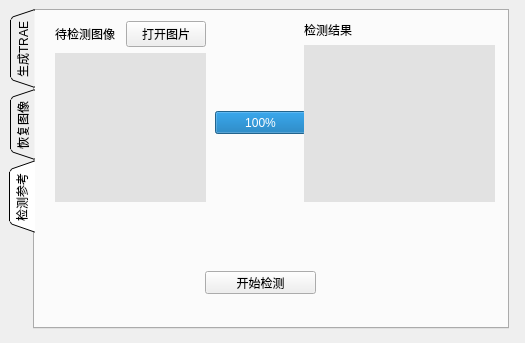
<?xml version="1.0" encoding="UTF-8"?>
<ui version="4.0">
 <class>Form</class>
 <widget class="QWidget" name="Form">
  <property name="geometry">
   <rect>
    <x>0</x>
    <y>0</y>
    <width>525</width>
    <height>343</height>
   </rect>
  </property>
  <property name="windowTitle">
   <string>Form</string>
  </property>
  <widget class="QTabWidget" name="tabWidget">
   <property name="geometry">
    <rect>
     <x>9</x>
     <y>9</y>
     <width>500</width>
     <height>320</height>
    </rect>
   </property>
   <property name="sizePolicy">
    <sizepolicy hsizetype="Preferred" vsizetype="Preferred">
     <horstretch>0</horstretch>
     <verstretch>0</verstretch>
    </sizepolicy>
   </property>
   <property name="minimumSize">
    <size>
     <width>500</width>
     <height>0</height>
    </size>
   </property>
   <property name="maximumSize">
    <size>
     <width>16777215</width>
     <height>16777215</height>
    </size>
   </property>
   <property name="tabPosition">
    <enum>QTabWidget::West</enum>
   </property>
   <property name="tabShape">
    <enum>QTabWidget::Triangular</enum>
   </property>
   <property name="currentIndex">
    <number>2</number>
   </property>
   <widget class="QWidget" name="tab">
    <attribute name="title">
     <string>生成TRAE</string>
    </attribute>
    <widget class="QPushButton" name="btn_tab1_generateTRAE">
     <property name="geometry">
      <rect>
       <x>170</x>
       <y>280</y>
       <width>111</width>
       <height>23</height>
      </rect>
     </property>
     <property name="text">
      <string>开始生成TRAE</string>
     </property>
    </widget>
    <widget class="QProgressBar" name="progBar_tab1">
     <property name="enabled">
      <bool>true</bool>
     </property>
     <property name="geometry">
      <rect>
       <x>180</x>
       <y>100</y>
       <width>91</width>
       <height>23</height>
      </rect>
     </property>
     <property name="value">
      <number>24</number>
     </property>
    </widget>
    <widget class="QWidget" name="layoutWidget">
     <property name="geometry">
      <rect>
       <x>280</x>
       <y>10</y>
       <width>151</width>
       <height>181</height>
      </rect>
     </property>
     <layout class="QVBoxLayout" name="verticalLayout_2">
      <item>
       <layout class="QHBoxLayout" name="horizontalLayout_2">
        <item>
         <widget class="QLabel" name="label_tab1_TRAEImgText">
          <property name="text">
           <string>TRAE图像</string>
          </property>
         </widget>
        </item>
        <item>
         <widget class="QPushButton" name="btn_tab1_saveImg">
          <property name="text">
           <string>保存图片</string>
          </property>
         </widget>
        </item>
       </layout>
      </item>
      <item>
       <widget class="QLabel" name="label_tab1_TRAEImg">
        <property name="sizePolicy">
         <sizepolicy hsizetype="Minimum" vsizetype="Minimum">
          <horstretch>150</horstretch>
          <verstretch>150</verstretch>
         </sizepolicy>
        </property>
        <property name="autoFillBackground">
         <bool>false</bool>
        </property>
        <property name="styleSheet">
         <string notr="true">background-color: rgb(226, 226, 226);</string>
        </property>
        <property name="text">
         <string/>
        </property>
        <property name="scaledContents">
         <bool>true</bool>
        </property>
       </widget>
      </item>
     </layout>
    </widget>
    <widget class="QWidget" name="layoutWidget">
     <property name="geometry">
      <rect>
       <x>20</x>
       <y>10</y>
       <width>151</width>
       <height>181</height>
      </rect>
     </property>
     <layout class="QVBoxLayout" name="verticalLayout" stretch="0,0">
      <item>
       <layout class="QHBoxLayout" name="horizontalLayout">
        <item>
         <widget class="QLabel" name="label_tab1_oriImgText">
          <property name="text">
           <string>原始图像</string>
          </property>
         </widget>
        </item>
        <item>
         <widget class="QPushButton" name="btn_tab1_openImg">
          <property name="text">
           <string>打开图片</string>
          </property>
         </widget>
        </item>
       </layout>
      </item>
      <item>
       <widget class="QLabel" name="label_tab1_oriImg">
        <property name="enabled">
         <bool>true</bool>
        </property>
        <property name="sizePolicy">
         <sizepolicy hsizetype="Minimum" vsizetype="Minimum">
          <horstretch>150</horstretch>
          <verstretch>150</verstretch>
         </sizepolicy>
        </property>
        <property name="autoFillBackground">
         <bool>false</bool>
        </property>
        <property name="styleSheet">
         <string notr="true">background-color: rgb(226, 226, 226);</string>
        </property>
        <property name="text">
         <string/>
        </property>
        <property name="scaledContents">
         <bool>true</bool>
        </property>
       </widget>
      </item>
     </layout>
    </widget>
    <widget class="QWidget" name="layoutWidget">
     <property name="geometry">
      <rect>
       <x>20</x>
       <y>210</y>
       <width>191</width>
       <height>40</height>
      </rect>
     </property>
     <layout class="QVBoxLayout" name="verticalLayout_3">
      <item>
       <widget class="QLabel" name="label_tab1_inputMsgText">
        <property name="text">
         <string>嵌入信息</string>
        </property>
       </widget>
      </item>
      <item>
       <widget class="QLineEdit" name="lineEdit_tab1_msg">
        <property name="placeholderText">
         <string>输入不超过17位的a~z字符串...</string>
        </property>
       </widget>
      </item>
     </layout>
    </widget>
   </widget>
   <widget class="QWidget" name="tab_2">
    <attribute name="title">
     <string>恢复图像</string>
    </attribute>
    <widget class="QPushButton" name="btn_tab2_recover">
     <property name="geometry">
      <rect>
       <x>170</x>
       <y>279</y>
       <width>111</width>
       <height>23</height>
      </rect>
     </property>
     <property name="text">
      <string>开始恢复图像</string>
     </property>
    </widget>
    <widget class="QProgressBar" name="progBar_tab2">
     <property name="enabled">
      <bool>true</bool>
     </property>
     <property name="geometry">
      <rect>
       <x>180</x>
       <y>100</y>
       <width>91</width>
       <height>23</height>
      </rect>
     </property>
     <property name="value">
      <number>100</number>
     </property>
    </widget>
    <widget class="QWidget" name="layoutWidget">
     <property name="geometry">
      <rect>
       <x>260</x>
       <y>220</y>
       <width>191</width>
       <height>40</height>
      </rect>
     </property>
     <layout class="QVBoxLayout" name="verticalLayout_4">
      <item>
       <widget class="QLabel" name="label_tab2_extractMsgText">
        <property name="text">
         <string>提取信息</string>
        </property>
       </widget>
      </item>
      <item>
       <widget class="QLineEdit" name="lineEdit_tab2_extractMsg">
        <property name="enabled">
         <bool>false</bool>
        </property>
        <property name="readOnly">
         <bool>true</bool>
        </property>
        <property name="placeholderText">
         <string>提取不超过17位的a~z字符串...</string>
        </property>
       </widget>
      </item>
     </layout>
    </widget>
    <widget class="QWidget" name="layoutWidget">
     <property name="geometry">
      <rect>
       <x>20</x>
       <y>10</y>
       <width>151</width>
       <height>181</height>
      </rect>
     </property>
     <layout class="QVBoxLayout" name="verticalLayout_5">
      <item>
       <layout class="QHBoxLayout" name="horizontalLayout_3">
        <item>
         <widget class="QLabel" name="label_tab2_TRAEImgText">
          <property name="text">
           <string>TRAE图像</string>
          </property>
         </widget>
        </item>
        <item>
         <widget class="QPushButton" name="btn_tab2_openImg">
          <property name="text">
           <string>打开图片</string>
          </property>
         </widget>
        </item>
       </layout>
      </item>
      <item>
       <widget class="QLabel" name="label_tab2_TRAEImg">
        <property name="sizePolicy">
         <sizepolicy hsizetype="Minimum" vsizetype="Minimum">
          <horstretch>150</horstretch>
          <verstretch>150</verstretch>
         </sizepolicy>
        </property>
        <property name="autoFillBackground">
         <bool>false</bool>
        </property>
        <property name="styleSheet">
         <string notr="true">background-color: rgb(226, 226, 226);</string>
        </property>
        <property name="text">
         <string/>
        </property>
        <property name="scaledContents">
         <bool>true</bool>
        </property>
       </widget>
      </item>
     </layout>
    </widget>
    <widget class="QWidget" name="layoutWidget">
     <property name="geometry">
      <rect>
       <x>280</x>
       <y>10</y>
       <width>151</width>
       <height>181</height>
      </rect>
     </property>
     <layout class="QVBoxLayout" name="verticalLayout_6">
      <item>
       <layout class="QHBoxLayout" name="horizontalLayout_4">
        <item>
         <widget class="QLabel" name="label_tab2_recoveredImgText">
          <property name="text">
           <string>恢复图像</string>
          </property>
         </widget>
        </item>
        <item>
         <widget class="QPushButton" name="btn_tab2_saveImg">
          <property name="text">
           <string>保存图片</string>
          </property>
         </widget>
        </item>
       </layout>
      </item>
      <item>
       <widget class="QLabel" name="label_tab2_recoveredImg">
        <property name="sizePolicy">
         <sizepolicy hsizetype="Minimum" vsizetype="Minimum">
          <horstretch>150</horstretch>
          <verstretch>150</verstretch>
         </sizepolicy>
        </property>
        <property name="autoFillBackground">
         <bool>false</bool>
        </property>
        <property name="styleSheet">
         <string notr="true">background-color: rgb(226, 226, 226);</string>
        </property>
        <property name="text">
         <string/>
        </property>
        <property name="scaledContents">
         <bool>true</bool>
        </property>
       </widget>
      </item>
     </layout>
    </widget>
   </widget>
   <widget class="QWidget" name="tab_3">
    <attribute name="title">
     <string>检测参考</string>
    </attribute>
    <widget class="QPushButton" name="btn_tab3_test">
     <property name="geometry">
      <rect>
       <x>170</x>
       <y>260</y>
       <width>111</width>
       <height>23</height>
      </rect>
     </property>
     <property name="text">
      <string>开始检测</string>
     </property>
    </widget>
    <widget class="QProgressBar" name="progBar_tab3">
     <property name="enabled">
      <bool>true</bool>
     </property>
     <property name="geometry">
      <rect>
       <x>180</x>
       <y>100</y>
       <width>91</width>
       <height>23</height>
      </rect>
     </property>
     <property name="value">
      <number>100</number>
     </property>
    </widget>
    <widget class="QWidget" name="layoutWidget">
     <property name="geometry">
      <rect>
       <x>20</x>
       <y>10</y>
       <width>151</width>
       <height>181</height>
      </rect>
     </property>
     <layout class="QVBoxLayout" name="verticalLayout_7">
      <item>
       <layout class="QHBoxLayout" name="horizontalLayout_5">
        <item>
         <widget class="QLabel" name="label_tab3_imgToBeTestedText">
          <property name="text">
           <string>待检测图像</string>
          </property>
         </widget>
        </item>
        <item>
         <widget class="QPushButton" name="btn_tab3_openImg">
          <property name="text">
           <string>打开图片</string>
          </property>
         </widget>
        </item>
       </layout>
      </item>
      <item>
       <widget class="QLabel" name="label_tab3_imgToBeTested">
        <property name="sizePolicy">
         <sizepolicy hsizetype="Minimum" vsizetype="Minimum">
          <horstretch>150</horstretch>
          <verstretch>150</verstretch>
         </sizepolicy>
        </property>
        <property name="autoFillBackground">
         <bool>false</bool>
        </property>
        <property name="styleSheet">
         <string notr="true">background-color: rgb(226, 226, 226);</string>
        </property>
        <property name="text">
         <string/>
        </property>
        <property name="scaledContents">
         <bool>true</bool>
        </property>
       </widget>
      </item>
     </layout>
    </widget>
    <widget class="QWidget" name="layoutWidget">
     <property name="geometry">
      <rect>
       <x>269</x>
       <y>10</y>
       <width>191</width>
       <height>181</height>
      </rect>
     </property>
     <layout class="QVBoxLayout" name="verticalLayout_8">
      <item>
       <widget class="QLabel" name="label_tab3_resultOfTestText">
        <property name="text">
         <string>检测结果</string>
        </property>
        <property name="margin">
         <number>5</number>
        </property>
       </widget>
      </item>
      <item>
       <widget class="QLabel" name="label_tab3_resultOfTest">
        <property name="sizePolicy">
         <sizepolicy hsizetype="Minimum" vsizetype="Minimum">
          <horstretch>150</horstretch>
          <verstretch>150</verstretch>
         </sizepolicy>
        </property>
        <property name="autoFillBackground">
         <bool>false</bool>
        </property>
        <property name="styleSheet">
         <string notr="true">background-color: rgb(226, 226, 226);</string>
        </property>
        <property name="text">
         <string/>
        </property>
        <property name="scaledContents">
         <bool>true</bool>
        </property>
       </widget>
      </item>
     </layout>
    </widget>
   </widget>
  </widget>
 </widget>
 <resources/>
 <connections/>
</ui>
